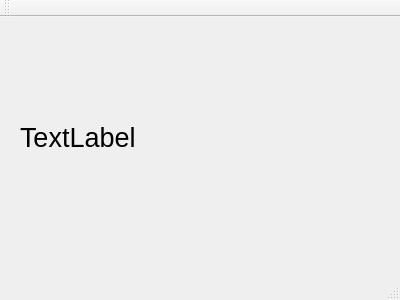
<?xml version="1.0" encoding="UTF-8"?>
<ui version="4.0">
 <class>MainWindow</class>
 <widget class="QMainWindow" name="MainWindow">
  <property name="geometry">
   <rect>
    <x>0</x>
    <y>0</y>
    <width>400</width>
    <height>300</height>
   </rect>
  </property>
  <property name="windowTitle">
   <string>MainWindow</string>
  </property>
  <widget class="QWidget" name="centralWidget">
   <widget class="QLabel" name="label">
    <property name="geometry">
     <rect>
      <x>20</x>
      <y>80</y>
      <width>381</width>
      <height>81</height>
     </rect>
    </property>
    <property name="font">
     <font>
      <pointsize>20</pointsize>
     </font>
    </property>
    <property name="text">
     <string>TextLabel</string>
    </property>
   </widget>
  </widget>
  <widget class="QMenuBar" name="menuBar">
   <property name="geometry">
    <rect>
     <x>0</x>
     <y>0</y>
     <width>400</width>
     <height>28</height>
    </rect>
   </property>
  </widget>
  <widget class="QToolBar" name="mainToolBar">
   <attribute name="toolBarArea">
    <enum>TopToolBarArea</enum>
   </attribute>
   <attribute name="toolBarBreak">
    <bool>false</bool>
   </attribute>
  </widget>
  <widget class="QStatusBar" name="statusBar"/>
 </widget>
 <layoutdefault spacing="6" margin="11"/>
 <resources/>
 <connections/>
</ui>
